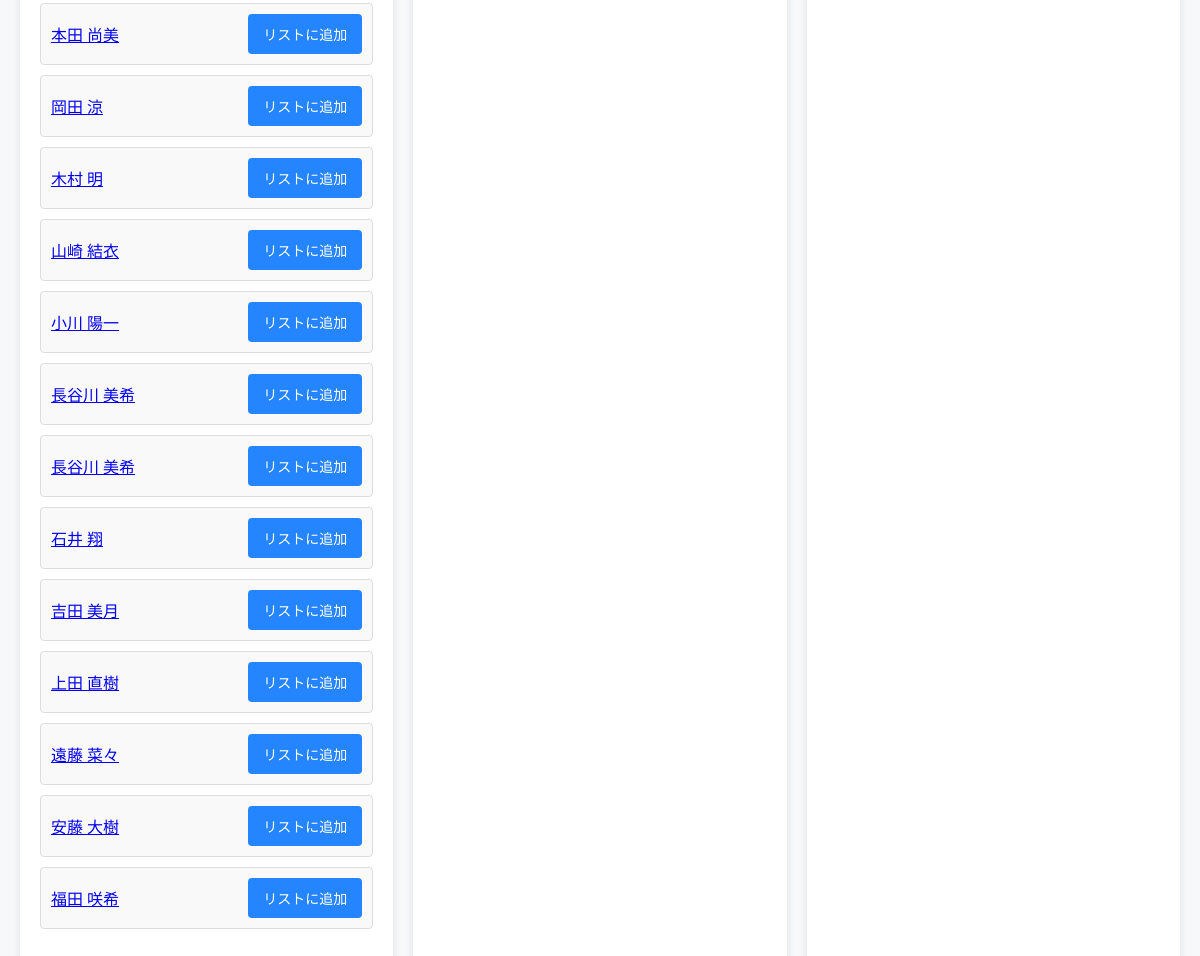
The app's page /memberlist/make/ (lower part), older data.
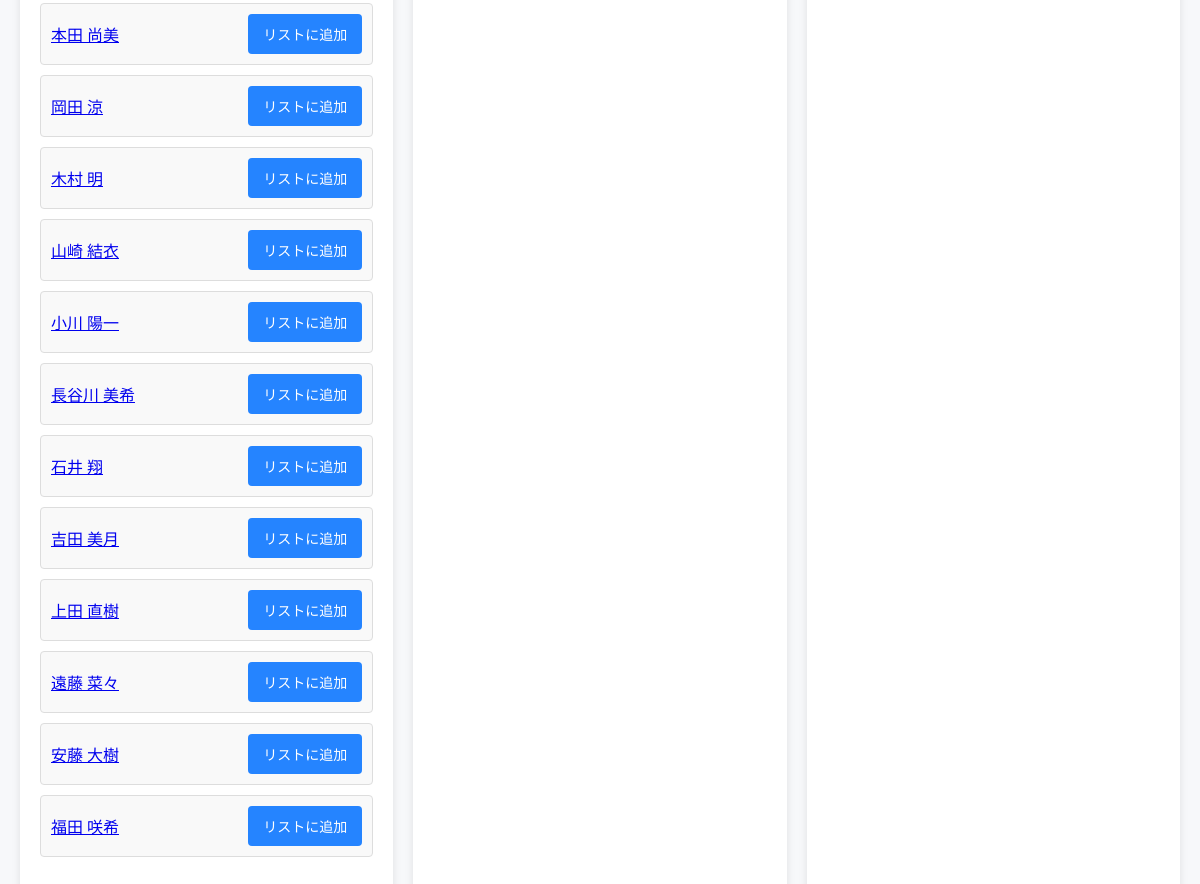
The same page, newer data.
### canri_app/models.py (models this page shows)
class Member(models.Model):
    member_id = models.AutoField(primary_key=True)
    name = models.CharField(max_length=255)
    birthdate = models.DateTimeField()
    job = models.ForeignKey(JobTitleInformation, on_delete=models.CASCADE)
    memo = models.TextField()
    mbti = models.ForeignKey(MBTI, on_delete=models.CASCADE)
    creation_date = models.DateTimeField()
    deletion_date = models.DateTimeField(null=True, blank=True)
    deletion_flag = models.BooleanField(default=False)
    class Meta:
        db_table = 'Member'

### canri_app/views.py (the view, shortened to what this page needs)
# urls.py: path('memberlist/make/',                                views.MemberListMakeView.as_view(),         name='memberlist_make'),
class MemberListMakeView(TemplateView):
    template_name = "memberList_make.html"
    def get(self, request, *args, **kwargs):
        form = CSVUploadForm()
        members = self.get_queryset()
        memberID_list = request.session.get('memberID_list', [])
        member_dict = self.get_member_dict(memberID_list)
        context = {
            'form': form,
            'members': members,
            'memberID_list': memberID_list,
            'member_dict': member_dict,
        }
        return render(request, self.template_name, context)
    def get_queryset(self):
        query = self.request.GET.get('query')
        if query:
            members = Member.objects.filter(name__icontains=query, deletion_flag=False)
        else:
            members = Member.objects.filter(deletion_flag=False)
        return members
    def get_member_dict(self, memberID_list):
        members_in_list = Member.objects.filter(member_id__in=memberID_list, deletion_flag=False)
        return {member.member_id: member.name for member in members_in_list}

### canri_app/templates/memberList_make.html (shortened to what this page needs)
{% extends 'base.html' %}
{% load static %}
{% load custom_filters %}
{% block head %}
<link rel="stylesheet" href="{% static 'css/memberList_make.css' %}">
{% endblock %}
{% block content %}
<div class="container">
    <section class="search-section">
        <ul class="member-list">
            {% for member in members %}
                <li>
                    <a href="{% url 'canri_app:member_edit' member_id=member.member_id %}">{{ member.name }}</a>
                    <form method="POST" action="{% url 'canri_app:memberlist_make' %}" class="inline-form">
                        <button type="submit" class="btn-secondary">リストに追加</button>
                    </form>
                </li>
            {% endfor %}
        </ul>
    </section>
    <section class="selected-members-section">
    </section>
    <section class="save-section">
        <br><br><br>
    </section>
</body>
{% endblock %}

### canri_app/templates/base.html (shortened to what this page needs)
<!DOCTYPE html>
<html lang="ja">
<head>
    {% load static %}
    <link rel="stylesheet" href="{% static 'css/styles.css' %}">
    {% block head %}{% endblock %}
</head>
<body>
    <main>
        {% block content %}{% endblock %}
</body>
</html>

### static/css/memberList_make.css (style rules this page uses)
body { font-family: 'Roboto', Arial, sans-serif; background-color: #f7f8fa; margin: 0; padding: 0; color: #333; }
.container { display: flex; flex-wrap: wrap; gap: 20px; padding: 20px; max-width: 1200px; margin: 0 auto; }
section { flex: 1; padding: 20px; background: white; border-radius: 8px; box-shadow: 0px 4px 8px rgba(0, 0, 0, 0.1); }
.form-inline, .upload-form, .inline-form { display: flex; gap: 10px; align-items: center; }
button { border: none; border-radius: 4px; padding: 10px 15px; font-size: 14px; cursor: pointer; transition: background-color 0.3s ease; }
.btn-secondary { background-color: #2584ff; color: white; }
ul.member-list, ul.selected-list { list-style: none; padding: 0; }
ul li { display: flex; justify-content: space-between; align-items: center; padding: 10px; border: 1px solid #ddd; margin-bottom: 10px; border-radius: 4px; background-color: #f9f9f9; }

Row changes from the older to the newer data that the page shows:
no longer on this page (row edited): Member: name "長谷川 美希"
